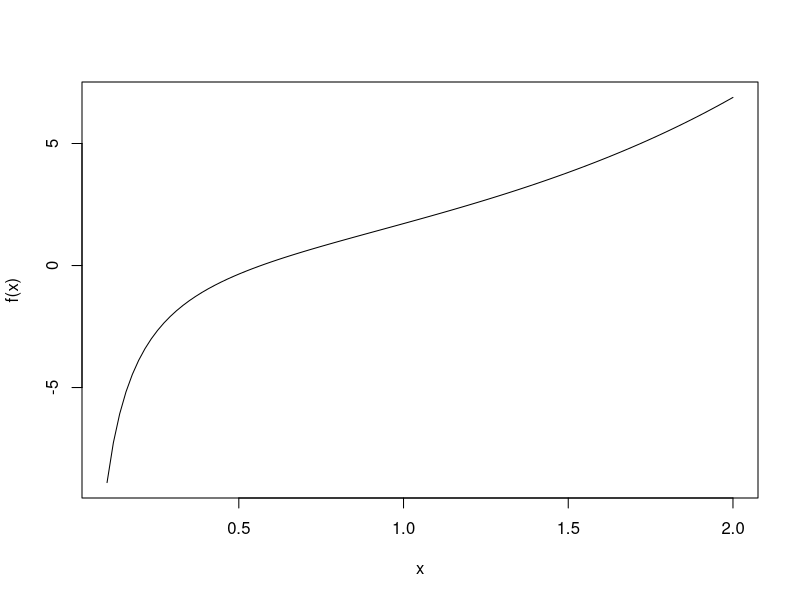
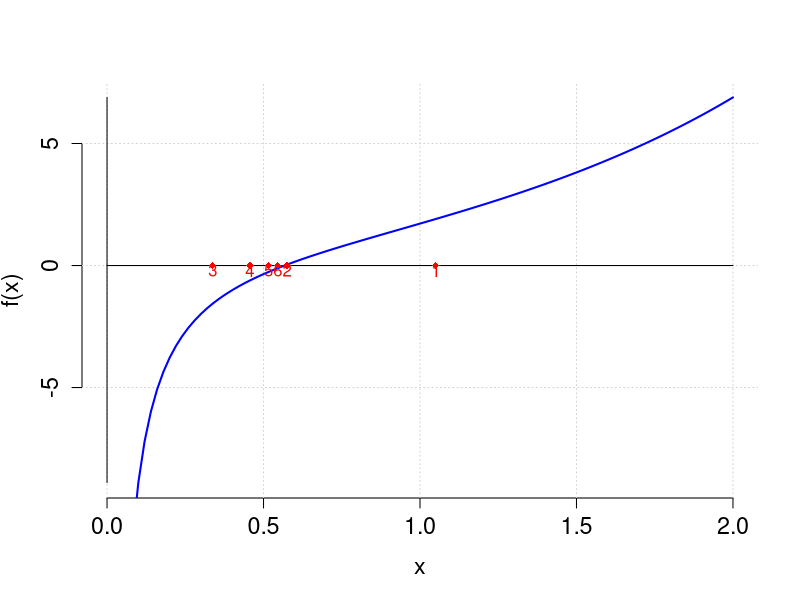
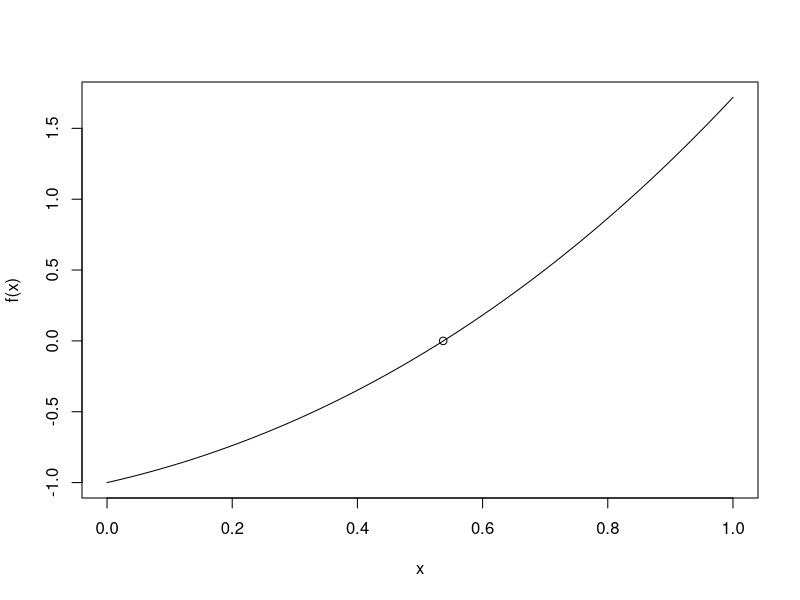

Generate these figures, in order, with R:
# Semana 11

# Q1
RaizBissecao = function(a, b, f, erro){
  if(f(a)*f(b)>0) stop("f(a) precisa ter um sinal oposto a f(b)")
  repeat{    
    m = (a+b)/2
    if((b-a)<=erro*2) return(m)
    if(f(a)*f(m)<0){b = m} else{a=m}
  }
}

# testando com a funcao do exercicio
f = function(x){return(exp(x) -1/x)}
x = seq(0.1,2,l=100)
plot(x,f(x),type="l")

RaizBissecao(0.1, 2, f, 0.1)

# d
RaizBissecaoRec = function(a, b, f, erro){
    if(f(a)*f(b)>0) stop("f(a) precisa ter um sinal oposto a f(b)")
    repeat{
    m = (a+b)/2
    if((b-a)<=erro)  return(m)
    if(f(a)*f(m)<0) {return(RaizBissecaoRec(a,m,f,erro))} else 
                    {return(RaizBissecaoRec(m,b,f,erro))}
}}
RaizBissecaoRec(0.1, 2, f, 0.1)

# e
RaizBissecao2 = function(a, b, f, erro){
  if(f(a)*f(b)>0) stop("f(a) precisa ter um sinal oposto a f(b)")
  pms = NULL
  i = 1
  v = NULL
  repeat{    
    m = (a+b)/2
    pms = c(pms, m)
    if((b-a)<=erro) return(list(m,pms))
    if(f(a)*f(m)<0){
      b = m
      v[i] = b
      i = i + 1
    }else{
      a=m
      v[i] = a
      i = i + 1
        }
  }
  return(v)
}
a = 0.1
b = 2.0
u     = RaizBissecao2(a,b,f, 0.1)

# f
saida = u[[2]]
plot(0,xlab="x",ylab="f(x)",xlim=c(0,b),ylim=c(f(a),f(b)),type="n", 
     bty="n", cex.lab=1.4, cex.axis=1.4)
grid()
segments(x0=0,y0=0,x1=b,y1=0)
segments(x0=0,y0=f(a),x1=0,y1=f(b))
curve(exp(x)-1/x,col="blue",add=T, lwd=2)
for(i in 1:length(saida)){
  points(saida[i],0,col="red",pch=18,cex.lab=1)
  text(saida[i],-0.2,i,col="red")
}

# Q2
# f(x) = x^2-3
f2 = function(x){return(x^2-3)}
RaizBissecao(0,4,f2, 0.001)
sqrt(3)

# Q3
# A)
f = function(x){
  return(exp(x) - 2 + x^2)
}

curve(f(x))

# B)
Q3 = function(a,b,f,e){
     if(f(a)*f(b)>0) stop("f(a) precisa ter um sinal oposto a f(b)")
     repeat{
     m = (a+b)/2
     if(b-a<2*e)return(m)
     if(f(a)*f(m)<0){b = m
     }else{a = m}
     }
}

Q3(0,10,f,0.01)

# C)
points(x = 0.5371094, y = 0)
f(0.5371094)




